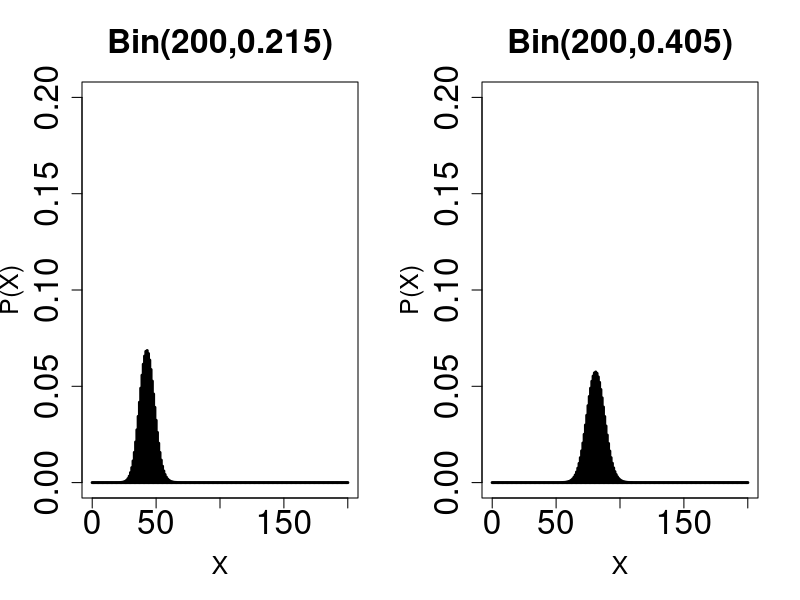

This figure's R source:
################################################################
#                   Biostatistical Methods I                   #
#               Inferences for Two-Sample Proportions          #
#                      Author: Cody Chiuzan                    #
################################################################

rm(list=ls())

# Prob mass functions and check of normality approximation
# Example Air Pollution (see slides)
# n1=n2=200; X1=43; X2=81 (Yes - bothered by air pollution)

par(mfrow = c(1, 2)) 
plot(0:200, dbinom(0:200,200,0.215),type='h', ylim=c(0,0.20),
     xlab='X', main ='Bin(200,0.215)', ylab='P(X)', lwd=3, cex.lab=1.5, cex.axis=2, cex.main=2) 

plot(0:200, dbinom(0:200,200,0.405),type='h', ylim=c(0,0.20),
     xlab='X', main ='Bin(200,0.405)', ylab='P(X)', lwd=3, cex.lab=1.5, cex.axis=2, cex.main=2) 



# Z-test for two proportions (Normal Approximation)
# No continuity correction

twosample_prop <- prop.test(c(43, 81), n = c(200, 200), correct = F)
twosample_prop

# Results give the chi-squared test statistic, but you can extract the z-test statistic

sqrt(twosample_prop$statistic)

# Z-test for two proportions (Normal Approximation)
# Continuity correction

twosample_prop1 <- prop.test(c(43, 81), n = c(200, 200), correct = T)
twosample_prop1

# Results give the chi-squared test statistic, but you can extract the z-test statistic

sqrt(twosample_prop1$statistic)

# Results with and without continuity correction are very similar with the same decision of rej H0